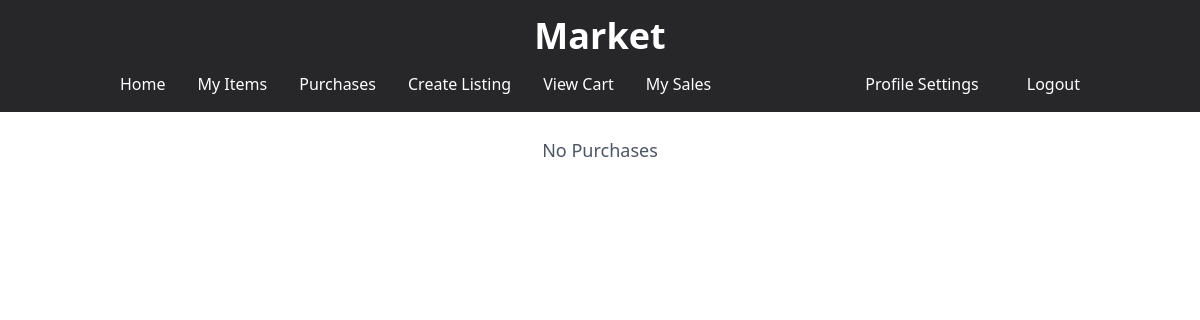
Page /Item/purchases (signed in) on the earlier database version.
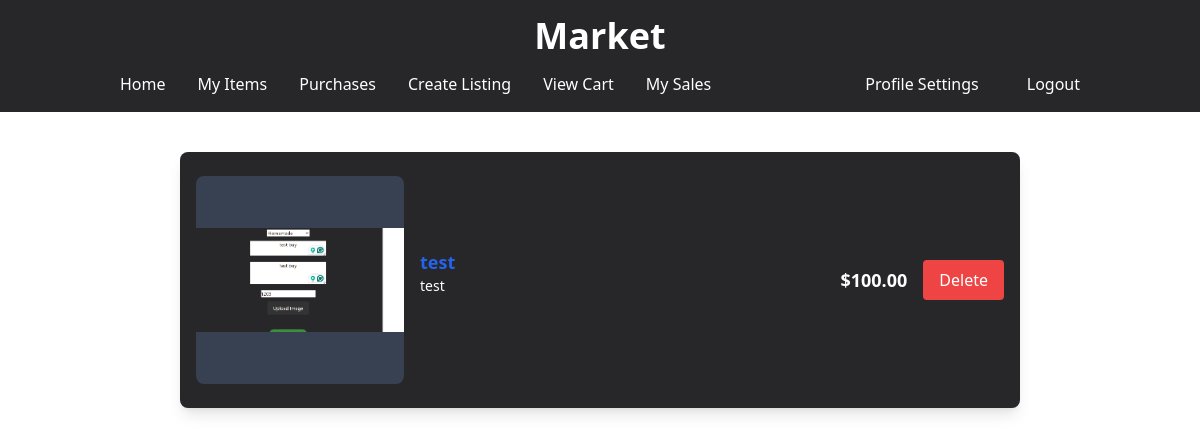
Same page on the later database version.
### Item/models.py (models this page shows, shortened)
class Purchase(models.Model):
    item = models.ForeignKey(Item, on_delete=models.CASCADE)
    user = models.ForeignKey(settings.AUTH_USER_MODEL, on_delete=models.CASCADE)
    name = models.CharField(max_length=100)
    number = models.CharField(max_length=15)
    address = models.CharField(max_length=100)
    email = models.EmailField()
    payment_info = models.CharField(max_length=100)
    created_at = models.DateTimeField(auto_now_add=True)

class Item(models.Model):
    CATEGORY_CHOICES = [
        ('handmade', 'Handmade'),
        ('collectible', 'Collectible'),
        ('general_market', 'General Market'),
    ]
    user = models.ForeignKey(settings.AUTH_USER_MODEL, on_delete=models.CASCADE, related_name="items")
    category = models.CharField(max_length=50, choices=CATEGORY_CHOICES)
    title = models.CharField(max_length=50)
    description = models.TextField()
    price = models.DecimalField(max_digits=10, decimal_places=2)
    image = models.ImageField(upload_to='item_images/', blank=False, null=False)
    addedDate = models.DateTimeField(auto_now_add=True)
    is_sold = models.BooleanField(default=False)

### Item/views.py (the view)
# urls.py: path("purchases", views.purchases, name="purchases"),
@login_required
def purchases(request):
    db = DatabaseSingleton()
    purchases = db.getPurchases(request)
    return render(request, "Item/purchases.html", {'purchases': purchases})

### services.py (called while the page is built)
    def __new__(cls):
        if cls._instance is None:
            cls._instance = super(DatabaseSingleton, cls).__new__(cls)
        return cls._instance

    def getPurchases(self, request):
        purchases = Purchase.objects.filter(user=request.user)
        return purchases

### templates/Item/purchases.html (shortened to what this page needs)
<!DOCTYPE html>
{% load static %}
<html lang="en">
<head>
    <link href="https://cdnjs.cloudflare.com/ajax/libs/tailwindcss/2.0.2/tailwind.min.css" rel="stylesheet">
    <script src="https://cdn.tailwindcss.com"></script>
</head>
<body>
    <div class="w-full bg-zinc-800">
        <div class="container mx-auto px-4 pt-4">
            <h1 class="text-4xl font-bold text-white text-center">Market</h1>
        </div>
        <div class="container mx-auto px-4 py-2">
            <nav class="flex justify-between items-center">
                <div class="flex">
                    <a href="{% url 'index' %}" class="text-white hover:text-gray-300 block px-4 py-2">Home</a>
                    <a href="{% url 'myItems' %}" class="text-white hover:text-gray-300 block px-4 py-2">My Items</a>
                    <a href="{% url 'purchases' %}" class="text-white hover:text-gray-300 block px-4 py-2">Purchases</a>
                    <a href="{% url 'createItem' %}" class="text-white hover:text-gray-300 block px-4 py-2">Create Listing</a>
                    <a href="{% url 'viewCart' %}" class="text-white hover:text-gray-300 block px-4 py-2">View Cart</a>
                    <a href="{% url 'mySales' %}" class="text-white hover:text-gray-300 block px-4 py-2">My Sales</a>
                </div>
                <div class="flex space-x-4">
                    {% if user.is_authenticated %}
                        <a href="{% url 'profile_settings' %}" class="text-white hover:text-gray-300 block px-4 py-2">Profile Settings</a>
                        <a href="{% url 'logout' %}" class="text-white hover:text-gray-300 block px-4 py-2">Logout</a>
                    {% else %}
                        <a href="{% url 'loginPage' %}" class="text-white hover:text-gray-300 block px-4 py-2">Login</a>
                    {% endif %}
                </div>
            </nav>
        </div>
    </div>
    <div class="w-[70%] mx-auto grid grid-cols-1 py-6">
        {% for purchase in purchases %}
            <div class="bg-zinc-800 p-4 rounded-lg shadow-lg my-4 flex items-center h-64">
                <div class="w-52 h-52 flex items-center justify-center overflow-hidden rounded-lg mr-4 bg-gray-700">
                    <img src="{{ purchase.item.image.url }}" alt="{{ purchase.item.title }}" class="w-full h-full object-contain">
                </div>
                <div class="flex-1">
                    <a href="{% url 'showItem' purchase.item.id %}" class="text-lg font-semibold text-blue-600 hover:text-blue-800">
                        {{ purchase.item.title }}
                    </a>
                    <p class="text-white text-sm mb-4">{{ purchase.item.description|truncatewords:15 }}</p>
                </div>
                <div class="text-lg font-semibold text-white mr-4">
                    ${{ purchase.item.price }}
                </div>
                <div class="text-center justify-center">
                    <form action="{% url 'delete_purchase' purchase.id %}" method="post" style="display: inline;">
                        <button type="submit" class="text-white bg-red-500 px-4 py-2 rounded hover:bg-red-600">Delete</button>
                    </form>
                </div>
            </div>
        {% empty %}
            <p class="text-center col-span-full text-lg text-gray-600">No Purchases</p>
        {% endfor %}
    </div>
</body>
</html>

Differences in the rows shown:
added Purchase: item.image (picture), item "test", item.description "test", item.price "100.00"
Other differences:
text no longer shown: "No Purchases"
